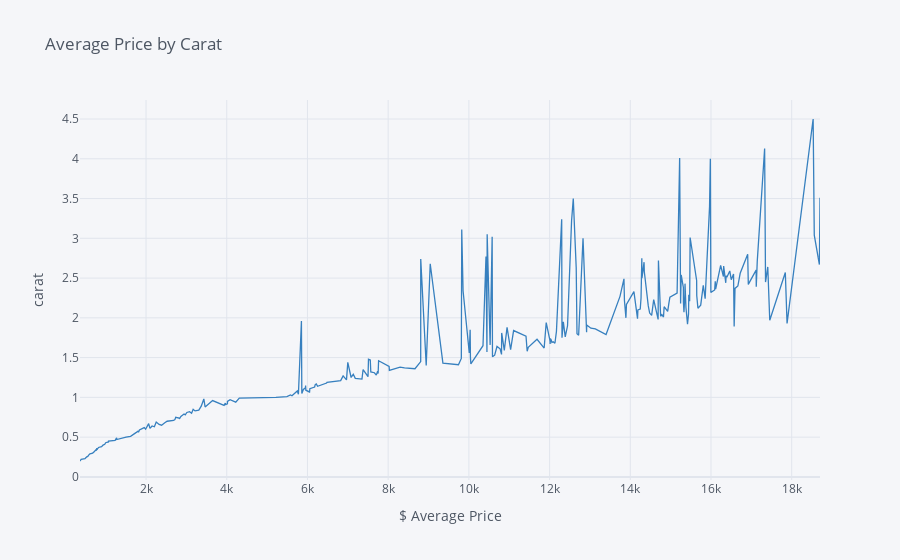

Notebook source saved alongside this figure:
### Code cell
carat_by_price.iplot(kind='line',
                    x='price',
                    y='carat',
                    color='blue',
                    xTitle='$ Average Price',
                    yTitle='carat',
                    title='Average Price by Carat')

### Figure 1 — Plotly figure (JSON) as saved in the notebook; plotly's stock layout.template omitted (floating-point values rounded to 4 significant figures; data arrays with more than 128 entries replaced by an {"elided": "..."} marker saying what was removed)
{"data": [{"line": {"color": "rgba(55, 128, 191, 1.0)", "dash": "solid", "shape": "linear", "width": 1.3}, "mode": "lines", "name": "carat", "text": "", "type": "scatter", "x": {"elided": "270 float values"}, "y": {"elided": "270 float values"}}], "layout": {"autosize": true, "legend": {"bgcolor": "#F5F6F9", "font": {"color": "#4D5663"}}, "paper_bgcolor": "#F5F6F9", "plot_bgcolor": "#F5F6F9", "title": {"font": {"color": "#4D5663"}, "text": "Average Price by Carat"}, "xaxis": {"autorange": true, "gridcolor": "#E1E5ED", "range": [363.3, 18701], "showgrid": true, "tickfont": {"color": "#4D5663"}, "title": {"font": {"color": "#4D5663"}, "text": "$ Average Price"}, "type": "linear", "zerolinecolor": "#E1E5ED"}, "yaxis": {"autorange": true, "gridcolor": "#E1E5ED", "range": [-0.03889, 4.739], "showgrid": true, "tickfont": {"color": "#4D5663"}, "title": {"font": {"color": "#4D5663"}, "text": "carat"}, "type": "linear", "zerolinecolor": "#E1E5ED"}}}
